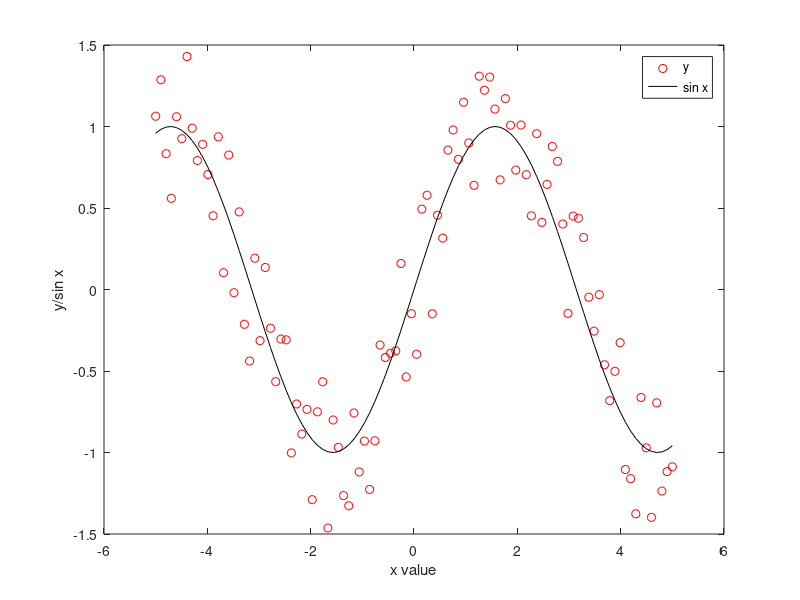

This chart was generated by the following MATLAB code:
% Name: Andrew Pang
% Date: 5 APR 2019
% Task 2 : Import data

%opens the file lab4_plot_data.txt
datum = fopen('lab4_plot_data.txt');

%reads the first line and converts it to a numerix matrix
x = str2num(fgetl(datum));

%reads the next line and does the same 
y1 = str2num(fgetl(datum));

%calculates sin (x) for each value of x
y2 = sin(x);

%plots a graph of y values from file agaisnt x 
plot(x,y1,'ro');

%holds onto current graph for second plot
hold on;

%plots a graph of sin x agaisnt x
plot(x,y2,'k-');

%adds a label and legend to current figure
xlabel('x value');
ylabel('y/sin x');
legend('y','sin x');
